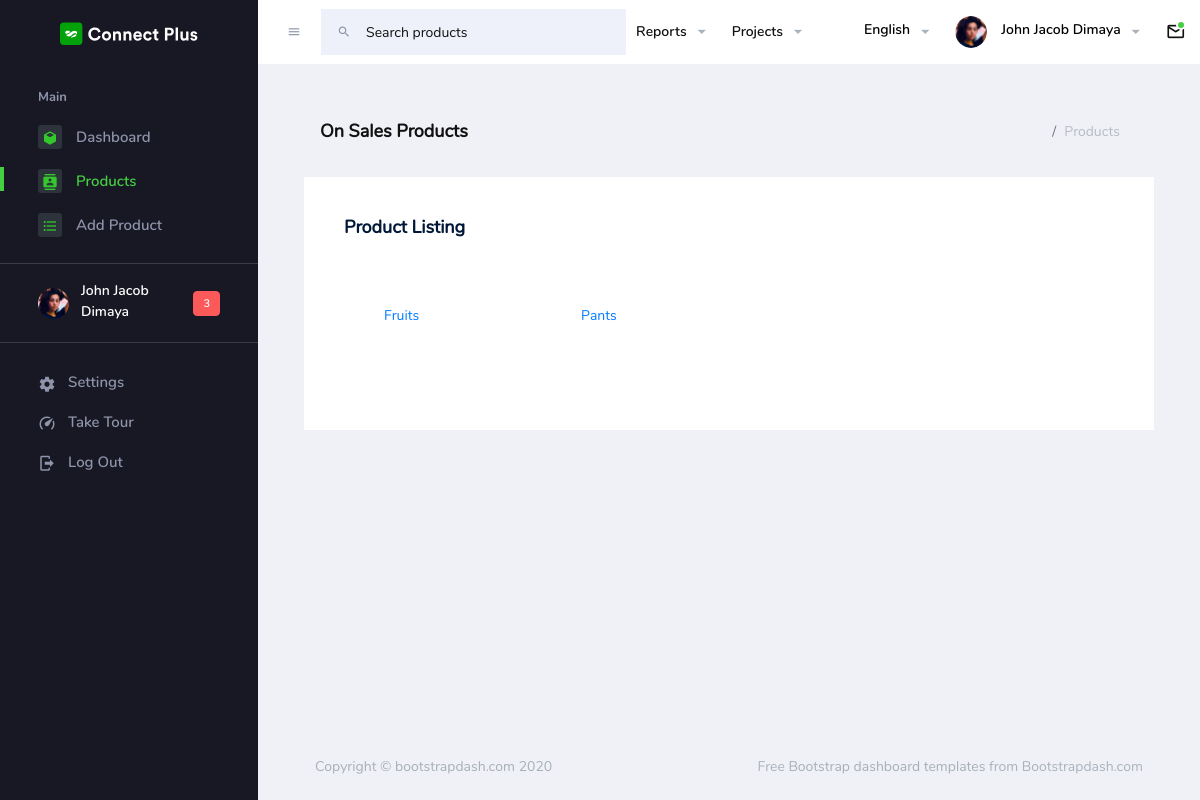
Page /views/seller/pages/products/product_list.php (signed in) on the earlier database version.
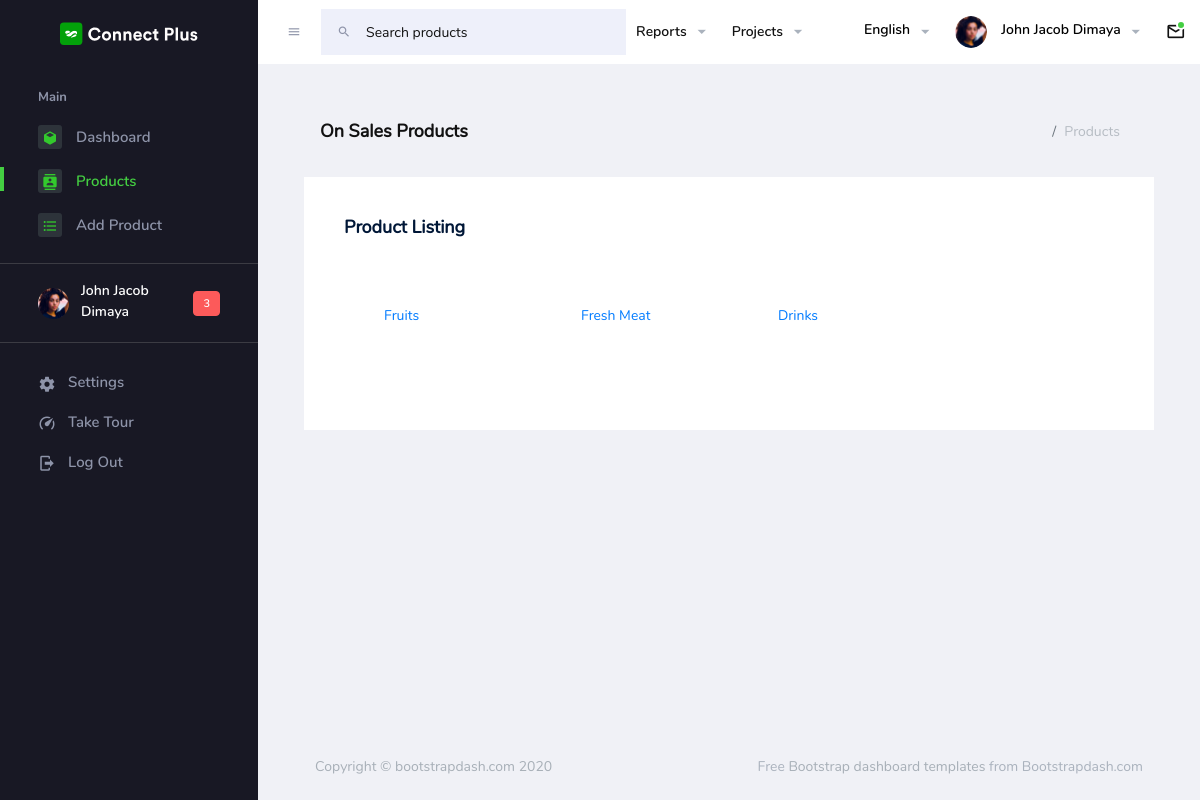
Same page on the later database version.
### tables this page shows
CREATE TABLE `products_tbl` (
  `id` int(11) NOT NULL,
  `product_name` varchar(255) DEFAULT NULL,
  `product_type` varchar(255) DEFAULT NULL,
  `description` varchar(255) DEFAULT NULL,
  `min_stock` int(11) DEFAULT NULL,
  `added_by` varchar(255) DEFAULT NULL,
  `date_added` datetime NOT NULL DEFAULT current_timestamp()
);

### controllers/functions.php (called while the page is built, shortened)
<?php
function userDetails() {
    $signin = new Signin();
    $access = $signin->get_session();
    return $access;
}
function viewSellerProduct($name) {
    $seller = new View();
    $product = $seller->viewSellerProducts($name);
    return $product;
}
?>

### backend/Signin.php (called while the page is built, shortened)
<?php
class Signin extends Config {
    public function get_session(){
        if (isset($_SESSION['userdata'])) {
            return $_SESSION['userdata'];
        } else {
            return null;
        }
    }
}
?>

### backend/View.php (called while the page is built, shortened)
<?php
class View extends Config {
    public function viewSellerProducts($name) {
        $connection = $this->openConnection();
        $stmt = $connection->prepare("SELECT * FROM `products_tbl` WHERE `added_by` = ?");
        $stmt->execute([$name]);
        $data = $stmt->fetchAll();
        return $data;
    }
}
?>

### views/seller/pages/products/product_list.php (the view, shortened to what the changed rows need)
<?php $sellerDetails = userDetails(); ?>
<?php $products = viewSellerProduct($sellerDetails['fullname']); ?>
<!DOCTYPE html>
<html lang="en">
<head>
  <link rel="stylesheet" href="../../assets/vendors/mdi/css/materialdesignicons.min.css">
  <link rel="stylesheet" href="../../assets/vendors/flag-icon-css/css/flag-icon.min.css">
  <link rel="stylesheet" href="../../assets/vendors/css/vendor.bundle.base.css">
  <link rel="stylesheet" href="../../assets/css/style.css">
</head>
<body>
  <div class=" container-scroller">
    <div class="container-fluid page-body-wrapper">
      <div class="main-panel">
        <div class="content-wrapper">
          <div class="row">
                <div class="col-lg-12 grid-margin">
                    <div class="card">
                        <div class="card-body">
                            <div class="row">
                                <?php if ($products): ?>
                                    <?php foreach ($products as $product): ?>
                                        <div class="col-sm-6 col-md-4 col-lg-3 mb-4">
                                            <div class="card border-primary">
                                                <div class="card-body">
                                                    <p class="card-text">
                                                        <a href="/e-commerce/views/seller/pages/tables/product_details.php?id=<?= $product['id']; ?>">
                                                            <?= $product['product_name']; ?>
                                                        </a>
                                                    </p>
                                                </div>
                                            </div>
                                        </div>
                                    <?php endforeach; ?>
                                <?php else: ?>
                                    <div class="col-12">
                                        <p class="text-center text-muted">No products available.</p>
                                    </div>
                                <?php endif; ?>
                            </div>
                        </div>
                    </div>
                </div>
            </div>
        </div>
      </div>
    </div>
  </div>
</body>
</html>

Differences in the rows shown:
removed products_tbl: product_name "Pants"
added products_tbl: product_name "Fresh Meat"
added products_tbl: product_name "Drinks"
